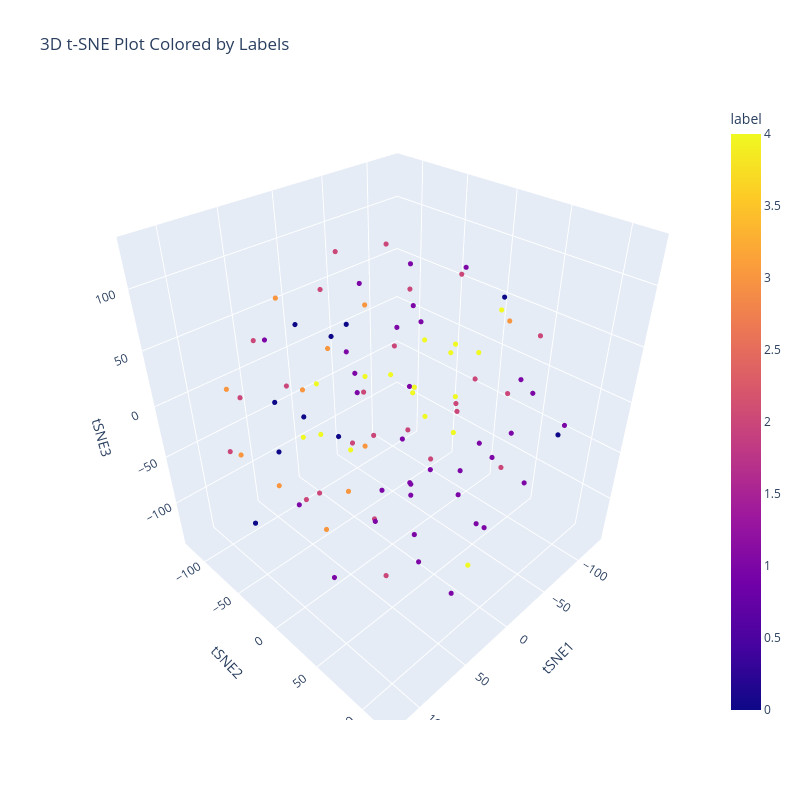

The notebook cell this image was saved under:
### Code cell
# 3D Scatter Plot
fig = px.scatter_3d(
    df_tsne,
    x="tSNE1",
    y="tSNE2",
    z="tSNE3",
    color="label",
    title="3D t-SNE Plot Colored by Labels",
    labels={"tSNE1": "t-SNE Dimension 1", "tSNE2": "t-SNE Dimension 2", "tSNE3": "t-SNE Dimension 3"},
    template="plotly"
)

fig.update_layout(
    width=800,
    height=800,
    scene=dict(
        xaxis_title="tSNE1",
        yaxis_title="tSNE2",
        zaxis_title="tSNE3"
    ),
    legend=dict(
        itemsizing="constant",
        font=dict(size=12),
        title_font=dict(size=14)
    )
)

fig.update_traces(marker=dict(size=3))
fig.show()

### Figure 1 — Plotly figure (JSON) as saved in the notebook; plotly's stock layout.template omitted (floating-point values rounded to 4 significant figures)
{"data": [{"hovertemplate": "t-SNE Dimension 1=%{x}<br>t-SNE Dimension 2=%{y}<br>t-SNE Dimension 3=%{z}<br>label=%{marker.color}<extra></extra>", "legendgroup": "", "marker": {"color": [4, 4, 2, 2, 1, 1, 1, 2, 1, 1, 2, 2, 2, 4, 4, 4, 4, 1, 4, 3, 0, 3, 2, 2, 2, 1, 1, 2, 1, 3, 4, 1, 1, 1, 4, 2, 1, 2, 2, 2, 2, 4, 1, 2, 1, 1, 0, 4, 3, 1, 1, 2, 0, 0, 2, 2, 1, 2, 2, 2, 0, 3, 4, 1, 2, 3, 0, 1, 1, 0, 0, 1, 4, 0, 4, 1, 1, 2, 1, 1, 1, 3, 0, 3, 4, 1, 3, 1, 1, 1, 1, 1, 4, 3, 4, 2, 3], "coloraxis": "coloraxis", "size": 3, "symbol": "circle"}, "mode": "markers", "name": "", "scene": "scene", "showlegend": false, "type": "scatter3d", "x": [44.31, -128.6, 93.23, 48.23, 5.481, -3.35, -39.27, 56.58, -11.3, -1.29, 39.81, 64.37, 63.03, 15.68, -106.7, -16.73, -78.82, -61.7, -40.06, 55.9, -25.66, 55.76, -14.1, 47.06, -40.93, 9.788, 20.9, -92.22, -36.54, 23.79, 2.561, -52.76, 44.08, -53.58, 34.06, -40.92, -108.4, -59.65, 12.58, -26.93, 52.26, 56.44, 60.31, -9.235, -29.05, -36.13, 113.5, -85.87, 41.9, -21.21, -104.3, -102.1, -95.07, -4.219, -47.86, 8.596, -56.9, 106.0, 47.61, -3.428, -5.033, 1.203, 2.816, -42.82, 46.05, 58.54, 76.79, -8.596, 120.3, 107.3, -52.0, 82.77, -82.79, 58.51, -98.8, 32.57, 2.4, -58.39, 11.06, 82.84, -53.98, 4.906, 92.89, 100.4, -62.44, -34.2, 27.7, 72.54, 81.15, -14.6, 20.93, 102.9, -83.77, -122.3, 6.806, -67.63, 121.8], "y": [-0.008045, -19.22, 5.673, -107.6, -34.09, 67.55, -17.28, -57.01, 116.7, 24.87, 76.45, -112.8, -17.65, 96.46, -65.34, -114.2, -5.493, 21.62, 22.39, -83.23, 77.32, -21.51, 67.24, 101.4, -22.2, -2.49, 40.21, -70.92, -16.81, -81.29, -88.28, 119.8, 7.609, -33.8, 54.82, -65.59, 38.51, -57.37, 114.8, -62.21, 45.29, -41.44, 86.69, -70.12, 67.78, -31.11, -34.64, 32.41, -80.73, 22.71, 44.82, -22.23, 91.74, -74.49, 25.36, -38.62, 57.36, -68.68, 28.32, -9.23, -122.8, -27.36, 1.084, -81.32, -22.32, 32.01, -11.17, 20.1, 34.48, 0.1632, -110.4, 66.83, -56.63, -73.92, -18.86, 51.72, 13.42, 64.89, 78.54, 99.25, 20.99, -51.03, 45.28, -69.75, -98.86, 104.7, -40.61, 32.57, -42.52, 75.06, 111.8, 44.3, -6.576, 15.26, 40.38, 81.22, -26.54], "z": [-17.2, -13.37, -32.34, 35.04, 0.02814, -49.59, -111.3, 19.46, 63.26, -120.1, 15.25, -14.45, -59.66, -90.22, -10.13, -39.08, 21.47, -87.39, 41.54, -96.77, 112.6, -106.7, 50.31, 76.4, -55.2, -80.51, 109.9, 43.93, -5.629, -10.97, -72.25, 17.55, 54.29, 91.58, 60.17, -84.47, -62.41, 6.249, 14.37, -28.23, -113.0, -21.08, -60.43, 104.0, -97.17, 43.83, -69.31, 64.36, 79.65, -61.69, -1.838, 70.68, -28.54, 30.98, -15.21, -51.41, -49.49, -22.81, -66.85, 129.8, 22.86, 78.59, 31.64, 62.53, 108.3, 11.98, 24.24, 79.14, -1.233, 57.14, 9.666, -19.6, -52.92, -52.69, -87.06, -26.7, -22.3, 15.87, -140.1, 24.38, 106.1, -115.1, 45.96, 31.09, -44.95, -33.83, 47.19, 94.08, 75.47, -2.002, -36.95, -76.39, -33.55, 34.3, 15.3, 68.68, 6.757]}], "layout": {"coloraxis": {"colorbar": {"title": {"text": "label"}}, "colorscale": [[0, "#0d0887"], [0.1111, "#46039f"], [0.2222, "#7201a8"], [0.3333, "#9c179e"], [0.4444, "#bd3786"], [0.5556, "#d8576b"], [0.6667, "#ed7953"], [0.7778, "#fb9f3a"], [0.8889, "#fdca26"], [1, "#f0f921"]]}, "height": 800, "legend": {"font": {"size": 12}, "itemsizing": "constant", "title": {"font": {"size": 14}}, "tracegroupgap": 0}, "scene": {"domain": {"x": [0, 1], "y": [0, 1]}, "xaxis": {"title": {"text": "tSNE1"}}, "yaxis": {"title": {"text": "tSNE2"}}, "zaxis": {"title": {"text": "tSNE3"}}}, "title": {"text": "3D t-SNE Plot Colored by Labels"}, "width": 800}}
